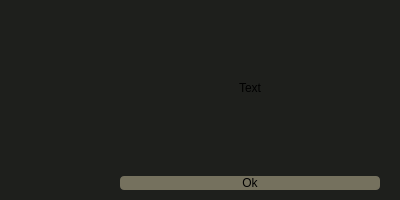
<?xml version="1.0" encoding="UTF-8"?>
<ui version="4.0">
 <class>Message</class>
 <widget class="QDialog" name="Message">
  <property name="geometry">
   <rect>
    <x>0</x>
    <y>0</y>
    <width>400</width>
    <height>200</height>
   </rect>
  </property>
  <property name="sizePolicy">
   <sizepolicy hsizetype="Fixed" vsizetype="Fixed">
    <horstretch>0</horstretch>
    <verstretch>0</verstretch>
   </sizepolicy>
  </property>
  <property name="minimumSize">
   <size>
    <width>400</width>
    <height>200</height>
   </size>
  </property>
  <property name="maximumSize">
   <size>
    <width>400</width>
    <height>200</height>
   </size>
  </property>
  <property name="windowTitle">
   <string>Dialog</string>
  </property>
  <property name="styleSheet">
   <string notr="true">background-color: #1e1f1c;</string>
  </property>
  <layout class="QHBoxLayout" name="horizontalLayout">
   <property name="spacing">
    <number>0</number>
   </property>
   <property name="leftMargin">
    <number>0</number>
   </property>
   <property name="topMargin">
    <number>0</number>
   </property>
   <property name="rightMargin">
    <number>0</number>
   </property>
   <property name="bottomMargin">
    <number>0</number>
   </property>
   <item>
    <widget class="QFrame" name="IconFR">
     <property name="sizePolicy">
      <sizepolicy hsizetype="Fixed" vsizetype="Maximum">
       <horstretch>0</horstretch>
       <verstretch>0</verstretch>
      </sizepolicy>
     </property>
     <property name="minimumSize">
      <size>
       <width>100</width>
       <height>0</height>
      </size>
     </property>
     <property name="maximumSize">
      <size>
       <width>100</width>
       <height>16777215</height>
      </size>
     </property>
     <property name="styleSheet">
      <string notr="true">border: none;</string>
     </property>
     <property name="frameShape">
      <enum>QFrame::StyledPanel</enum>
     </property>
     <property name="frameShadow">
      <enum>QFrame::Raised</enum>
     </property>
     <layout class="QVBoxLayout" name="verticalLayout">
      <property name="spacing">
       <number>0</number>
      </property>
      <property name="leftMargin">
       <number>0</number>
      </property>
      <property name="topMargin">
       <number>0</number>
      </property>
      <property name="rightMargin">
       <number>0</number>
      </property>
      <property name="bottomMargin">
       <number>0</number>
      </property>
      <item>
       <widget class="QLabel" name="Icon">
        <property name="sizePolicy">
         <sizepolicy hsizetype="Fixed" vsizetype="Fixed">
          <horstretch>0</horstretch>
          <verstretch>0</verstretch>
         </sizepolicy>
        </property>
        <property name="minimumSize">
         <size>
          <width>100</width>
          <height>200</height>
         </size>
        </property>
        <property name="maximumSize">
         <size>
          <width>100</width>
          <height>200</height>
         </size>
        </property>
        <property name="styleSheet">
         <string notr="true">border: none;</string>
        </property>
        <property name="text">
         <string/>
        </property>
        <property name="alignment">
         <set>Qt::AlignCenter</set>
        </property>
       </widget>
      </item>
     </layout>
    </widget>
   </item>
   <item>
    <widget class="QFrame" name="OtherFR">
     <property name="styleSheet">
      <string notr="true">border: none;</string>
     </property>
     <property name="frameShape">
      <enum>QFrame::StyledPanel</enum>
     </property>
     <property name="frameShadow">
      <enum>QFrame::Raised</enum>
     </property>
     <layout class="QVBoxLayout" name="verticalLayout_2">
      <property name="spacing">
       <number>0</number>
      </property>
      <property name="leftMargin">
       <number>0</number>
      </property>
      <property name="topMargin">
       <number>0</number>
      </property>
      <property name="rightMargin">
       <number>0</number>
      </property>
      <property name="bottomMargin">
       <number>0</number>
      </property>
      <item>
       <widget class="QLabel" name="Text">
        <property name="styleSheet">
         <string notr="true">border: none;</string>
        </property>
        <property name="text">
         <string>Text</string>
        </property>
        <property name="alignment">
         <set>Qt::AlignCenter</set>
        </property>
       </widget>
      </item>
      <item>
       <widget class="QPushButton" name="Ok">
        <property name="styleSheet">
         <string notr="true">margin-left: 20px;
margin-right: 20px;
margin-bottom: 10px;

border-radius: 4px;
background-color: #75715e;</string>
        </property>
        <property name="text">
         <string>Ok</string>
        </property>
       </widget>
      </item>
     </layout>
    </widget>
   </item>
  </layout>
 </widget>
 <resources/>
 <connections/>
</ui>
